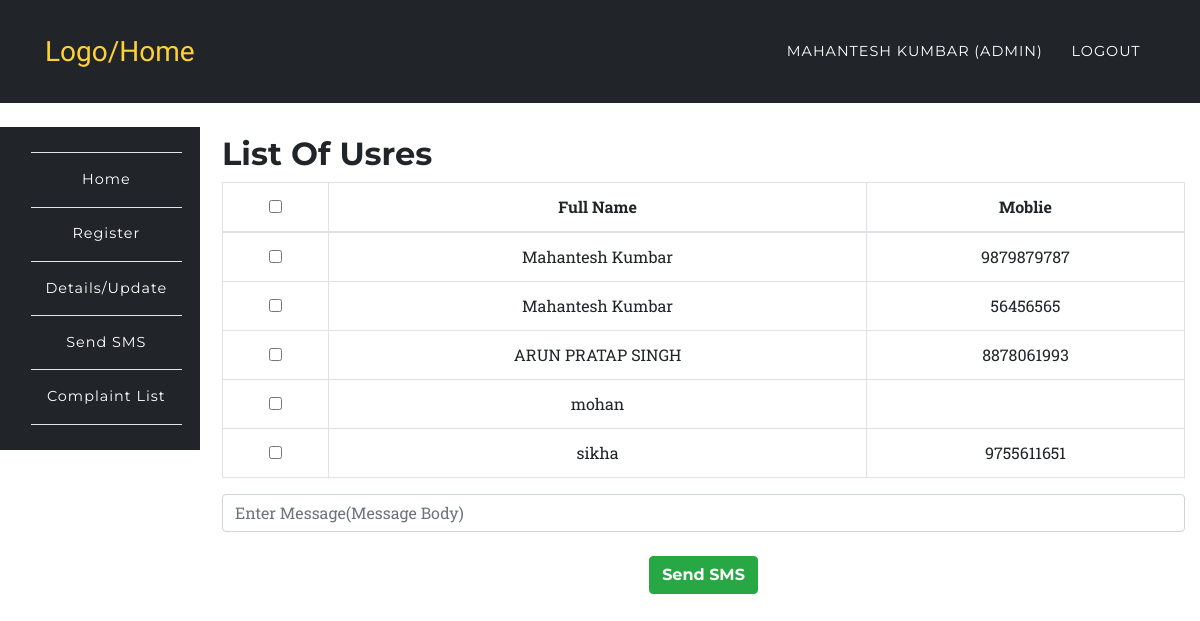
/app/sms.php (signed in), run on the app's committed database.
### tables this page shows
CREATE TABLE IF NOT EXISTS `users` (
  `id` int UNSIGNED NOT NULL AUTO_INCREMENT,
  `fullname` varchar(191) NOT NULL,
  `mobile` varchar(191) NOT NULL,
  `username` varchar(191) NOT NULL,
  `email` varchar(191) NOT NULL,
  `password` varchar(191) NOT NULL,
  `created_at` timestamp NULL DEFAULT CURRENT_TIMESTAMP,
  `updated_at` timestamp NULL DEFAULT CURRENT_TIMESTAMP,
  `role` varchar(100) DEFAULT 'user',
  `status` int NOT NULL DEFAULT '1',
  PRIMARY KEY (`id`),
  UNIQUE KEY `users_email_unique` (`email`),
  UNIQUE KEY `users_mobile_unique` (`mobile`),
  UNIQUE KEY `users_username_unique` (`username`)
);

### app/sms.php (the view, shortened to what this page needs)
<?php
	require '../config/config.php';
		try {
			$stmt = $connect->prepare('SELECT * FROM users');
			$stmt->execute();
			$data = $stmt->fetchAll(PDO::FETCH_ASSOC);
		}
		catch(PDOException $e) {
			$errMsg = $e->getMessage();
		}
?>
<?php include '../include/header.php';?>
	<nav class="navbar navbar-expand-lg navbar-dark" style="background-color:#212529;" id="mainNav">
      <div class="container">
        <a class="navbar-brand js-scroll-trigger" href="../index.php">Logo/Home</a>
        <div class="collapse navbar-collapse" id="navbarResponsive">
          <ul class="navbar-nav text-uppercase ml-auto">
            <li class="nav-item">
              <a class="nav-link" href="login.php"><?php echo $_SESSION['fullname']; ?> <?php if($_SESSION['role'] == 'admin'){ echo "(Admin)"; } ?></a>
            </li>
            <li class="nav-item">
              <a href="../auth/logout.php" class="nav-link">Logout</a>
            </li>
          </ul>
        </div>
      </div>
    </nav>
<?php include '../include/side-nav.php';?>
<section class="wrapper" style="margin-left:16%;margin-top: -11%;">
	<div class="container">
		<div class="row">
			<div class="col-12">
				<h2>List Of Usres</h2>
				<div class="table-responsive text-center">
					<form action="" method="post">
						<table class="table table-bordered">
						  <thead>
						    <tr>
						      <th><input type="checkbox" name="" id="selectAll"></th>
						      <th>Full Name</th>
						      <th>Moblie</th>
						    </tr>
						  </thead>
						  <tbody>
						  	<?php
						  		foreach ($data as $key => $value) {
								   echo '<tr>';
								      echo '<th scope="row"><input type="checkbox" name="check[]" value="'.$value['mobile'].'" id="selectAll$key"></th>';
								      echo '<td>'.$value['fullname'].'</td>';
								      echo '<td>'.$value['mobile'].'</td>';
								   echo '</tr>';
						  		}
						  	?>
						  </tbody>
						</table>
						<input type="textarea" name="message" class="form-control" placeholder="Enter Message(Message Body)" required>
						<br>
						<button type="submit" class="btn btn-success" name='sms_alert' value="sms_alert">Send SMS</button>
					</form>
				</div>
			</div>
		</div>
	</div>
</section>
<?php include '../include/footer.php';?>

### assets/css/rent.css (style rules this page uses)
body { overflow-x: hidden; font-family: 'Roboto Slab', 'Helvetica Neue', Helvetica, Arial, sans-serif; }
a { color: #fed136; }
h1, h2, h3, h4, h5, h6 { font-weight: 700; font-family: 'Montserrat', 'Helvetica Neue', Helvetica, Arial, sans-serif; }
section { padding: 100px 0; }
@media (min-width: 768px) { section { padding: 140px 0; } }
.btn { font-family: 'Montserrat', 'Helvetica Neue', Helvetica, Arial, sans-serif; font-weight: 700; }
#mainNav { background-color: #212529; }
#mainNav .navbar-brand { color: #fed136; font-family: 'Kaushan Script', 'Helvetica Neue', Helvetica, Arial, cursive; }
#mainNav .navbar-nav .nav-item .nav-link { font-size: 90%; font-weight: 400; padding: 0.75em 0; letter-spacing: 1px; color: white; font-family: 'Montserrat', 'Helvetica Neue', Helvetica, Arial, sans-serif; }
@media (min-width: 992px) { #mainNav { padding-top: 25px; padding-bottom: 25px; -webkit-transition: padding-top 0.3s, padding-bottom 0.3s; -moz-transition: padding-top 0.3s, padding-bottom 0.3s; transition: padding-top 0.3s, padding-bottom 0.3s; border: none; background-color: transparent; } }
@media (min-width: 992px) { #mainNav .navbar-brand { font-size: 1.75em; -webkit-transition: all 0.3s; -moz-transition: all 0.3s; transition: all 0.3s; } }
@media (min-width: 992px) { #mainNav .navbar-nav .nav-item .nav-link { padding: 1.1em 1em !important; } }

### assets/css/style.css (style rules this page uses)
.navbar { border-radius: 0px; }
section { padding-left: 15px; }

### data on the page
users: fullname "Mahantesh Kumbar", mobile "9879879787"
users: fullname "Mahantesh Kumbar", mobile "56456565"
users: fullname "ARUN PRATAP SINGH", mobile "8878061993"
users: fullname "mohan"
users: fullname "sikha", mobile "9755611651"

### other printed values
$_SESSION['fullname'] "MAHANTESH KUMBAR"
